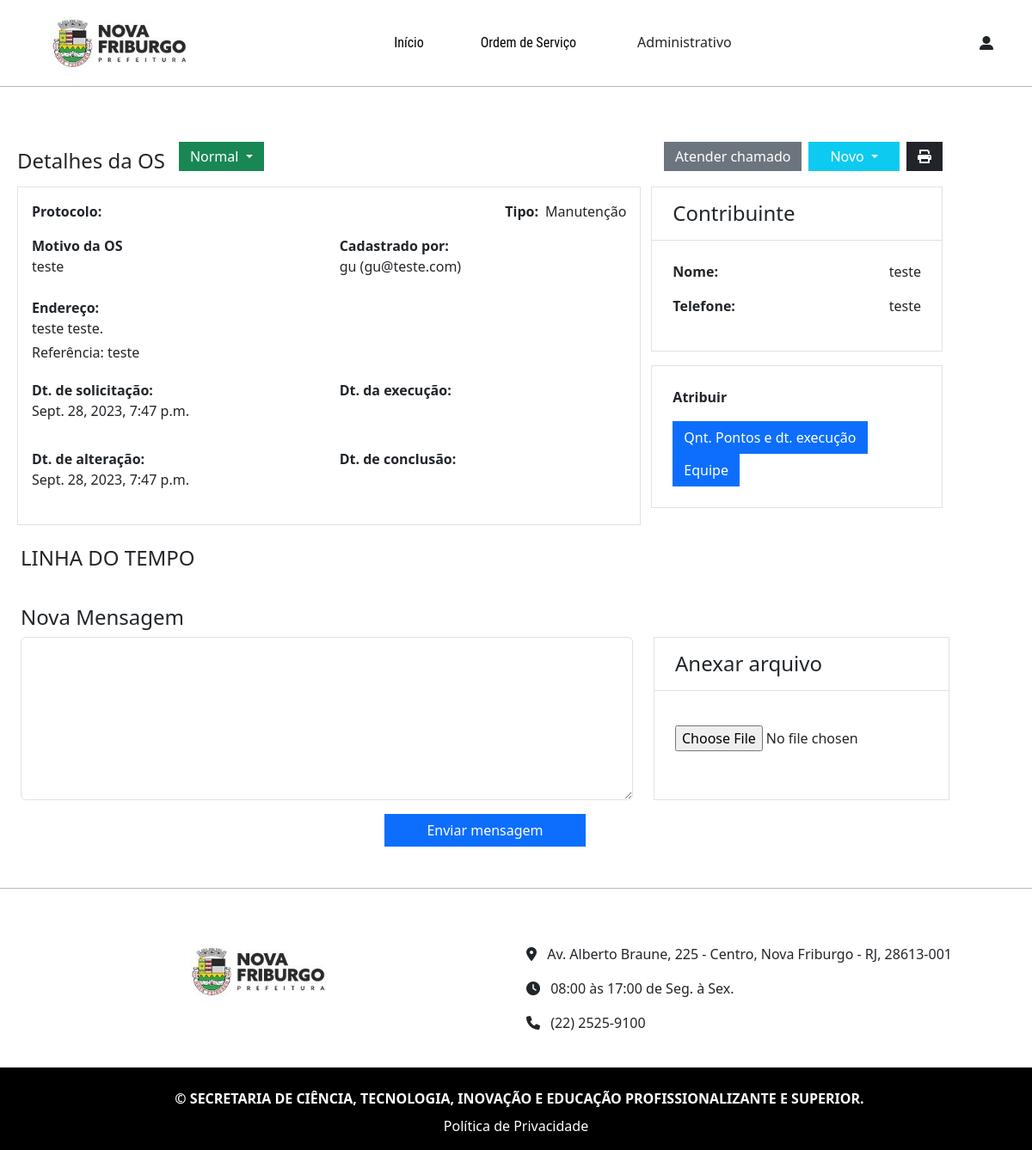
The app's page /os/painel/7/ (signed in), older data.
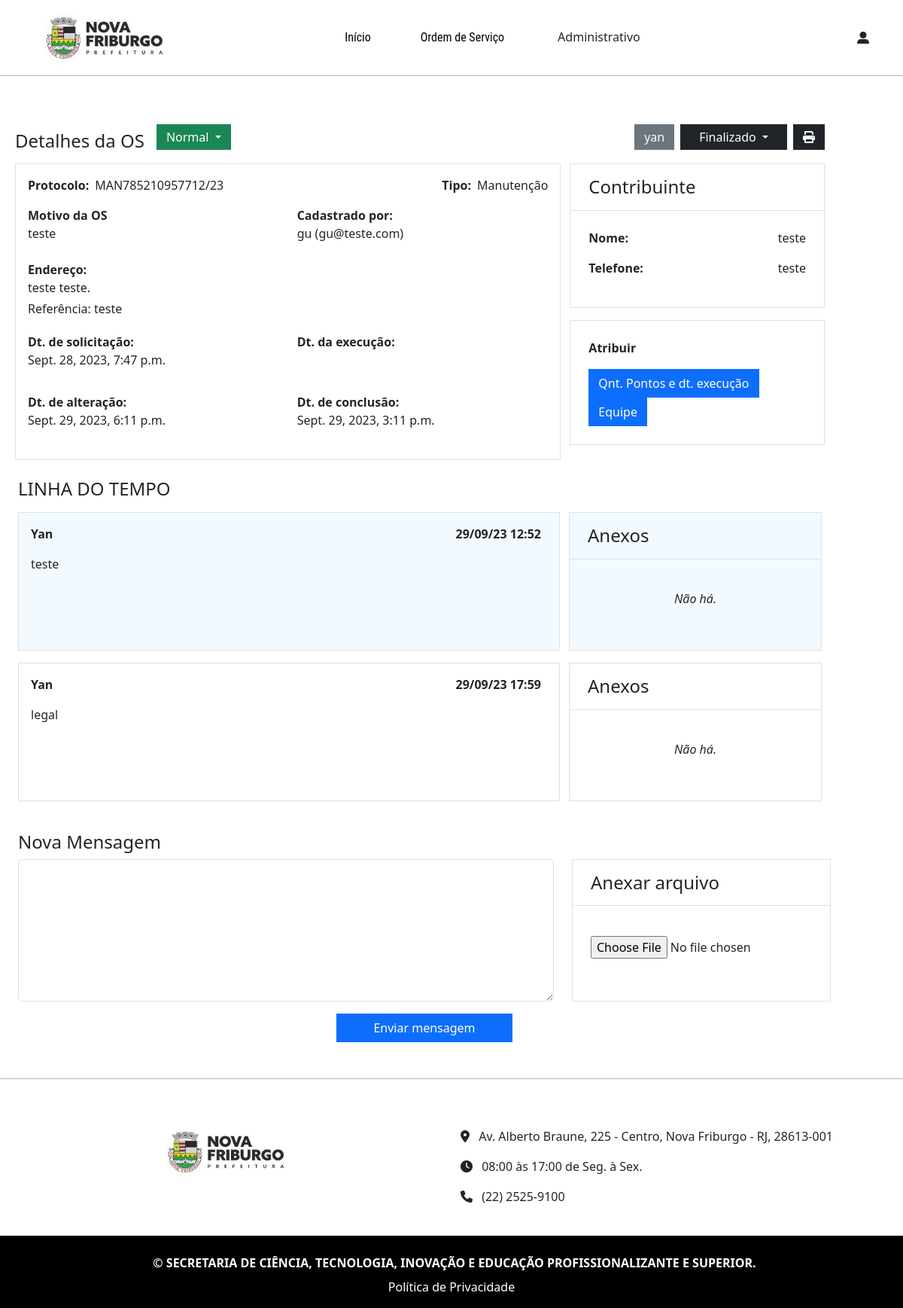
The same page, newer data.
### os_ti/models.py (models this page shows, shortened)
class OrdemDeServico(models.Model):
    STATUS_CHOICES=(
        ('0','Novo'),
        ('1','Aguardando'),
        ('2','Em execução'),
        ('f','Finalizado')
    )
    PRIORIDADE_CHOICES=(
        ('0','Normal'),
        ('1','Moderada'),
        ('2','Urgente'),
    )
    MESSAGE_STATUS_CHOICES=(
        ('0','Sem mensagens'),
        ('1','Mensagens lidas'),
        ('2','Nova mensagem'),
    )
    tipo=models.ForeignKey(Tipo_OS, on_delete=models.PROTECT, null=True)
    numero = models.CharField(max_length=130, verbose_name='Nº da OS', blank=True)
    prioridade =models.CharField(max_length=1, verbose_name='Prioridade', default='0', choices=PRIORIDADE_CHOICES, null=True)
    dt_solicitacao = models.DateTimeField(auto_now_add=True, verbose_name='Data de solicitação', blank=True)
    atendente = models.ForeignKey(User, on_delete=models.PROTECT, blank=True, null=True)
    logradouro = models.CharField(max_length=150, verbose_name='Logradouro')
    bairro = models.CharField(max_length=150, verbose_name='Bairro')
    referencia = models.CharField(max_length=200, verbose_name='Referência', blank=True)
    nome_do_contribuinte = models.CharField(max_length=200, verbose_name='Nome do contribuinte', blank=True)
    telefone_do_contribuinte = models.CharField(max_length=12, verbose_name='Telefone do contribuinte', blank=True)
    cadastrado_por = models.ForeignKey(Pessoa, on_delete=models.CASCADE, null=True)
    motivo_reclamacao = models.TextField(verbose_name='Motivo da solicitação')
    status =models.CharField(max_length=1, verbose_name='Status', choices=STATUS_CHOICES, null=True, default='0')
    pontos_atendidos=models.PositiveIntegerField(default=0)
    observacao_pontos=models.TextField(verbose_name='Observação', default='', null=True, blank=True)
    dt_alteracao = models.DateTimeField(verbose_name='Data de alteração', blank=True, null=True)
    dt_execucao = models.DateTimeField(verbose_name='Data de execução', blank=True, null=True)
    dt_conclusao = models.DateTimeField(verbose_name='Data de conclusão', blank=True, null=True)
    message_status = models.CharField(max_length=1, verbose_name='Status de mensagens', default='0', choices=MESSAGE_STATUS_CHOICES, null=True)
    finalizado_por = models.ForeignKey(User, on_delete=models.PROTECT, blank=True, null=True, related_name='ordem_finalizada_por')
    class Meta:
        ordering = ['-dt_alteracao', '-dt_solicitacao']

class Tipo_OS(models.Model):
    nome=models.CharField(max_length=100, verbose_name='Tipo de OS', blank=True)
    sigla=models.CharField(max_length=10, verbose_name='Sigla', blank=True, null=True)
    def __str__(self):
        return self.nome

class Pessoa(models.Model):
    user=models.OneToOneField(User, on_delete=models.CASCADE)
    nome=models.CharField(max_length=64, verbose_name='Nome')
    email=models.EmailField()
    cpf=models.CharField(max_length=14, verbose_name='CPF', unique=True, null=True)
    telefone=models.CharField(max_length=15, verbose_name='Telefone', null=True)
    dt_nascimento=models.DateField(verbose_name='Data de nascimento', null=True)
    bairro=models.CharField(max_length=64, verbose_name='Bairro', null=True)
    endereco=models.CharField(max_length=128, verbose_name='Endereco', null=True)
    numero=models.CharField(max_length=8, verbose_name='Número', null=True)
    complemento=models.CharField(max_length=128, verbose_name='Complemento', blank=True, null=True)
    cep = models.CharField(max_length=9, verbose_name='CEP', null=True)
    dt_inclusao=models.DateField(auto_now_add=True, verbose_name='Data de inclusão')
    possui_cnpj=models.BooleanField(default=False, verbose_name='Você possui empresa?')

class OS_Linha_Tempo(models.Model):
    os=models.ForeignKey(OrdemDeServico, on_delete=models.CASCADE)
    pessoa=models.ForeignKey(Pessoa, on_delete=models.CASCADE)
    mensagem=models.TextField()
    anexo = models.FileField(upload_to='anexos/', blank=True, null=True)
    dt_inclusao = models.DateTimeField(auto_now_add=True, verbose_name='Data da mensagem', blank=True)

### projeto_os_ti/decorators.py (the view)
        def wrapper(request, *args, **kwargs):
            qnt_verificar=len([group for group in groups])
            verificacao=[]
            for grupo in request.user.groups.all():
                for group in [group for group in groups]:
                    if str(group)==str(grupo):
                        verificacao.append(True)
            if len(verificacao)==qnt_verificar:
                return function(request, *args, **kwargs)
            return HttpResponseForbidden()

### os_ti/templates/os_ti/detalhes_os.html (shortened to what this page needs)
{% extends 'os_template.html' %}
{% load bootstrap5 %}
{% load static %}
{% load custom_filters %}
{% block css %}
<link rel="stylesheet" href="https://cdnjs.cloudflare.com/ajax/libs/font-awesome/6.0.0-beta3/css/all.min.css">
{% endblock %}
{% block main %}
<div class="row">
  <div class="col d-flex py-5">
        <div class="row w-100">
                <div class="row">
                    <div class="col px-4">
                        <div class="px-2">
                          <div class="row mb-2">
                            <div class="col px-0 d-flex">
                              <h4 class="pt-4">Detalhes da OS</h4>
                              <div class="dropdown">
                                <button class="mt-3 py-1 ms-3 btn dropdown-toggle {% if os.prioridade == '0'%} btn-success {% elif os.prioridade == '1' %} btn-warning {% elif os.prioridade == '2' %} btn-danger {% endif %}" type="button" id="dropdownMenuButton1" data-bs-toggle="dropdown" aria-expanded="false">
                                  {{os.get_prioridade_display}}
                                </button>
                              </div>
                            </div>
                            <div class="col d-flex">
                              {% if os.atendente %}
                              <span class="ms-auto mt-3  mb-auto btn btn-secondary py-1">
                              {{os.atendente}}
                              </span>
                              {% else %}
                              <a href="{% url 'os_ti:atender_os' os.id %}" class="ms-auto mt-3 mb-auto btn btn-secondary py-1">
                                Atender chamado
                              </a>
                              {% endif %}
                              <div class="dropdown">
                                <button class="ms-2 mt-3 py-1 px-4 text-capitalize btn dropdown-toggle {% if os.status == '0'%} btn-info text-white {% elif os.status == '1' %} btn-warning {% elif os.status == '2' %} btn-danger{% elif os.status == 'f' %} btn-dark {% endif %} px-2 py-0" type="button" id="dropdownMenuButton1" data-bs-toggle="dropdown" aria-expanded="false">
                                  {{os.get_status_display}}
                                </button>
                              </div>
                              <a href="{% url 'os_ti:imprimir' os.id %}" target="_blank" class="btn btn-dark mt-3 mb-auto py-1 ms-2">
                                <i class="fa-solid fa-print"></i>
                              </a>
                            </div>
                          </div>
                          <div class="row">
                            <div class="col border p-3">
                              <div class="w-100 d-flex">
                                <b class="me-2">Protocolo:</b> {{os.numero}}
                                <span class="ms-auto">
                                  <b class="me-2">Tipo:</b>{{os.tipo}}
                                </span>
                              </div>
                              <div class="w-100 pt-3">
                                <div class="row">
                                  <div class="col">
                                    <b>Motivo da OS</b>
                                    <p>{{os.motivo_reclamacao}}</p>
                                  </div>
                                  <div class="col">
                                    <b>Cadastrado por:</b>
                                    <p>{{os.cadastrado_por.nome}} ({{os.cadastrado_por.email}})</p>
                                  </div>
                                </div>
                              </div>
                              <div class="w-100 py-2">
                                <b>Endereço:</b>
                                <p>{{os.logradouro}} {{os.bairro}}.</p>
                                <p style="margin-top: 10px; line-height: 0;">Referência: {{os.referencia}}</p>
                              </div>
                              <div class="w-100 py-2">
                                <div class="row">
                                  <div class="col">
                                    <b>Dt. de solicitação:</b>
                                    <p>{{os.dt_solicitacao}}</p>
                                  </div>
                                  <div class="col">
                                    <b>Dt. da execução:</b>
                                  </div>
                                </div>
                              </div>
                              <div class="w-100 py-2">
                                <div class="row">
                                  <div class="col">
                                    <b>Dt. de alteração:</b>
                                    <p>{% if os.dt_alteracao %}{{os.dt_alteracao}}{% endif %}</p>
                                  </div>
                                  <div class="col">
                                    <b>Dt. de conclusão:</b>
                                    <p>{% if os.dt_conclusao %}{{os.dt_conclusao}}{% endif %}</p>
                                  </div>
                                </div>
                              </div>
                            </div>
                            <div class="col-4">
                              <div class="border border-bottom-0 py-3 px-4">
                                <h4 class="my-0">Contribuinte</h4>
                              </div>
                              <div class="border py-4 px-4">
                                <p class="d-flex"><b class="me-auto">Nome:</b>{{os.nome_do_contribuinte}}</p>
                                <p class="d-flex"><b class="me-auto">Telefone:</b>{{os.telefone_do_contribuinte}}</p>
                              </div>
                              <div class="border  py-4 px-4 mt-3">
                                <p class="d-flex me-2"><b class="me-auto">Atribuir</b></p>
                                <a class="btn btn-primary" href="{% url 'os_ti:pontos_os' os.id %}">Qnt. Pontos e dt. execução</a>
                                {% if os_ext.equipe %}
                                <a href="{% url 'os_ti:atribuir equipe' os.id %}" tabindex="0" class="popoverbutton btn btn-md btn-primary" role="button" data-bs-toggle="popover" data-bs-placement="bottom" data-bs-trigger="hover focus" title="Equipe" data-bs-content="{% for e in os_ext.equipe.all %}{{e}}{% if not forloop.last %}{% if forloop.revcounter == 1 %} | {% else %} | {% endif %}{% endif %} {% endfor %}">Equipe</a>
                                {% else %}
                                <a class="btn btn-primary" href="{% url 'os_ti:atribuir equipe' os.id %}">Equipe</a>
                                {% endif %}
                              </div>
                            </div>
                          </div>
                        </div>
                        <div class="row mb-2">
                          <div class="col">
                            <h4 class="mt-4">LINHA DO TEMPO</h4>
                          </div>
                        </div>
                        {% for mensagem in linha_tempo %}
                        <div class="row mb-3">
                          <div class="col px-4">
                            <div class="row">
                              <div class="col border p-3" {% if forloop.counter|divisibleby:2 %}{%else%}style="background-color: #0095ff0c;"{% endif %}>
                                <div class="w-100 d-flex">
                                  <b>{{mensagem.pessoa.nome}}</b>
                                  <span class="ms-auto">
                                    <b class="me-2">{{mensagem.dt_inclusao|date:"d/m/y H:i"}}</b>
                                  </span>
                                </div>
                                <div class="w-100 pt-3">
                                  <p>
                                    {{mensagem.mensagem}}
                                  </p>
                                </div>
                              </div>
                              <div class="col-4">
                                <div class="border border-bottom-0 py-3 px-4" {% if forloop.counter|divisibleby:2 %}{%else%}style="background-color: #0095ff0c;"{% endif %}>
                                  <h4 class="my-0">Anexos</h4>
                                </div>
                                <div class="border py-4 px-4" {% if forloop.counter|divisibleby:2 %}{%else%}style="background-color: #0095ff0c;"{% endif %}>
                                  {% if mensagem.anexo %}
                                  <p class="text-center py-3"><i>
                                    <a href="{{mensagem.anexo.url}}" target="_blank">
                                      <i class="fa-solid fa-paperclip me-2"></i>Ver anexo
                                    </a>
                                  </i></p>
                                  {% else %}
                                  <p class="text-center py-3"><i>Não há.</i></p>
                                  {% endif %}
                                </div>
                              </div>
                            </div>
                          </div>
                        </div>
                        {% endfor %}
                        <form method="POST" enctype="multipart/form-data">
                        <div class="row">
                          <div class="col">
                            <h4 class="mt-4">Nova Mensagem</h4>
                            <div class="row">
                              <div class="col">
                                {{form_mensagem.mensagem}}
                              </div>
                              <div class="col-4">
                                <div class="border border-bottom-0 py-3 px-4" style="background-color: white;">
                                  <h4 class="my-0">Anexar arquivo</h4>
                                </div>
                                <div class="border py-4 px-4" style="background-color: white;">
                                  <p class="text-center py-3">
                                    {{form_mensagem.anexo}}
                                  </p>
                                </div>
                              </div>
                            </div>
                            <div class="row">
                              <div class="col d-flex">
                                <button type="submit" class="btn btn-primary mt-3 px-5 mx-auto">
                                  Enviar mensagem
                                </button>
                              </div>
                            </div>
                          </div>
                        </div>
                      </form>
                    </div>
                </div>
            </div>
        </div>
  </div>
{% endblock %}

Row changes from the older to the newer data that the page shows:
changed OrdemDeServico "Normal": atendente_id empty → 1 (drawn); atendente (not shown) → "yan"; status "Novo" → "Finalizado"; numero (not shown) → "MAN785210957712/23"; dt_alteracao "Sept. 28, 2023, 7:47 p.m." → "Sept. 29, 2023, 6:11 p.m."; dt_conclusao (not shown) → "Sept. 29, 2023, 3:11 p.m."
added OS_Linha_Tempo: pessoa.nome "Yan", dt_inclusao "29/09/23 12:52", mensagem "teste", anexo "Não há."
added OS_Linha_Tempo: pessoa.nome "Yan", dt_inclusao "29/09/23 17:59", mensagem "legal", anexo "Não há."
Text that changed along with them:
text no longer shown: "Atender chamado"
